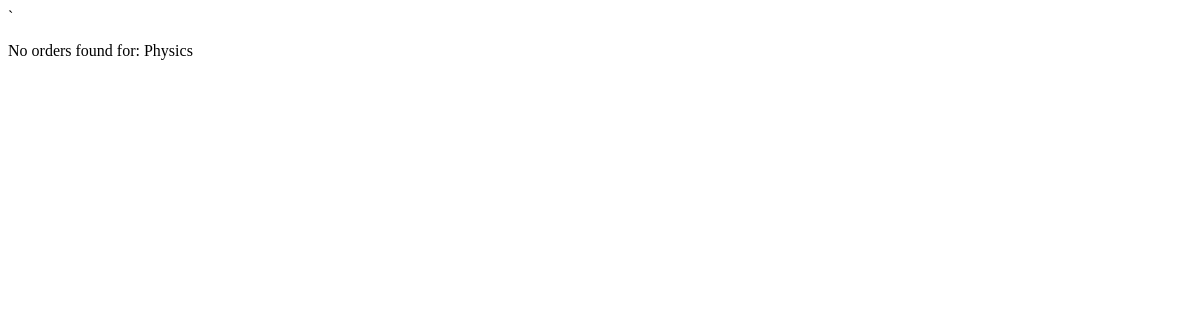
/php/get_orders_by_department.php?department=Physics, run on an earlier commit of the app's database.
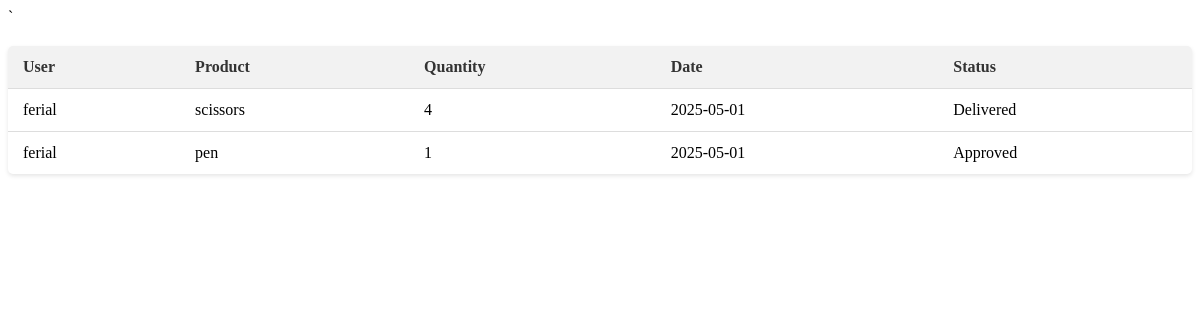
And on a later commit of the database.
### tables this page shows
CREATE TABLE IF NOT EXISTS `cart` (
  `id` int NOT NULL AUTO_INCREMENT,
  `user_id` int NOT NULL,
  `product_id` int NOT NULL,
  `name` varchar(100) NOT NULL,
  `image` varchar(100) NOT NULL,
  `quantity` int NOT NULL,
  `allotted_quantity` int DEFAULT NULL,
  `status` varchar(20) DEFAULT 'pending',
  `date_commande` date NOT NULL,
  `created_at` timestamp NULL DEFAULT CURRENT_TIMESTAMP,
  `status_updated_at` timestamp NULL DEFAULT CURRENT_TIMESTAMP ON UPDATE CURRENT_TIMESTAMP,
  PRIMARY KEY (`id`)
);

CREATE TABLE IF NOT EXISTS `user_info` (
  `id` int NOT NULL AUTO_INCREMENT,
  `name` varchar(100) NOT NULL,
  `email` varchar(100) NOT NULL,
  `password` varchar(100) NOT NULL,
  `approved` tinyint(1) DEFAULT '0',
  `type` varchar(50) DEFAULT NULL,
  `speciality` varchar(50) NOT NULL,
  `status` enum('pending','approved','rejected') DEFAULT 'pending',
  `registration_date` datetime DEFAULT CURRENT_TIMESTAMP,
  `approval_date` datetime DEFAULT NULL,
  `is_active` tinyint(1) NOT NULL DEFAULT '1',
  `department_id` int DEFAULT NULL,
  PRIMARY KEY (`id`)
);

CREATE TABLE IF NOT EXISTS `products` (
  `id` int NOT NULL AUTO_INCREMENT,
  `name` varchar(100) NOT NULL,
  `image` varchar(100) NOT NULL,
  `speciality` varchar(50) NOT NULL,
  `quantity` int NOT NULL,
  `department` varchar(100) NOT NULL DEFAULT '',
  `stock` int DEFAULT '0',
  `department_id` int DEFAULT NULL,
  `created_at` timestamp NULL DEFAULT CURRENT_TIMESTAMP,
  PRIMARY KEY (`id`)
);

### php/get_orders_by_department.php (the view, shortened to what this page needs)
<?php
include 'config.php';
$department = isset($_GET['department']) ? mysqli_real_escape_string($conn, $_GET['department']) : '';
$departmentCondition = '';
if (!empty($department) && strtolower($department) !== 'all') {
    $departmentCondition = "AND user_info.speciality = '$department'";
}
$query = "
SELECT cart.*,
       user_info.name AS user_name,
       products.name AS product_name,
       user_info.speciality AS department
FROM cart
JOIN user_info ON cart.user_id = user_info.id
JOIN products ON cart.product_id = products.id
WHERE TRIM(LOWER(cart.status)) NOT IN ('pending', 'not-approved', 'not approved')
$departmentCondition
ORDER BY cart.created_at DESC
";
$result = mysqli_query($conn, $query);
if (mysqli_num_rows($result) > 0) {
    echo '<table class="orders-table">';
    echo '<thead>
        <tr>
            <th>User</th>
            <th>Product</th>
            <th>Quantity</th>
            <th>Date</th>
            <th>Status</th>
        </tr>
        </thead>
        <tbody>';
    while ($row = mysqli_fetch_assoc($result)) {
        $quantity = isset($row['allotted_quantity']) ? $row['allotted_quantity'] : (isset($row['allottedQuantity']) ? $row['allottedQuantity'] : '1');
        $status = strtolower($row['status']);
        echo '<tr>';
        echo '<td>' . htmlspecialchars($row['user_name']) . '</td>';
        echo '<td>' . htmlspecialchars($row['product_name']) . '</td>';
        echo '<td>' . $quantity . '</td>';
        $rawDate = $row['status_updated_at'] ?? $row['created_at'];
        $dateObj = date_create($rawDate);
        $formattedDate = $dateObj ? date_format($dateObj, 'Y-m-d') : $rawDate;
        echo '<td data-raw-date="' . $formattedDate . '">' . htmlspecialchars($formattedDate) . '</td>';
        echo '<td>';
        $statusText = '';
        $statusClass = '';
        switch($status) {
            case 'validée':
                $statusText = 'Approved';
                $statusClass = 'status-validée';
                break;
            case 'livrée':
                $statusText = 'Delivered';
                $statusClass = 'status-livrée';
                break;
        }
        echo '<span class="status-badge ' . $statusClass . '" data-status="' . strtolower($status) . '">' . $statusText . '</span>';
        echo '</td>';
        echo '</tr>';
    }
    echo '</tbody></table>';
} else {
    $deptMsg = ($department && strtolower($department) !== 'all') ? htmlspecialchars($department) : 'All Departments';
    echo '<div class="empty-state">
            <i class="fas fa-clipboard-list"></i>
            <p>No orders found for: ' . $deptMsg . '</p>
          </div>';
}
?>

What changed in the data, as far as the page shows it:
added cart: user_info.name "ferial", product.name "scissors", allotted_quantity "4", status_updated_at "2025-05-01", status "Delivered"
added cart: user_info.name "ferial", product.name "pen", allotted_quantity "1", status_updated_at "2025-05-01", status "Approved"
Also different on the page:
$deptMsg: "Physics" → (not shown)
text no longer shown: "No orders found for:"
text now shown: "User Product Quantity Date Status"
